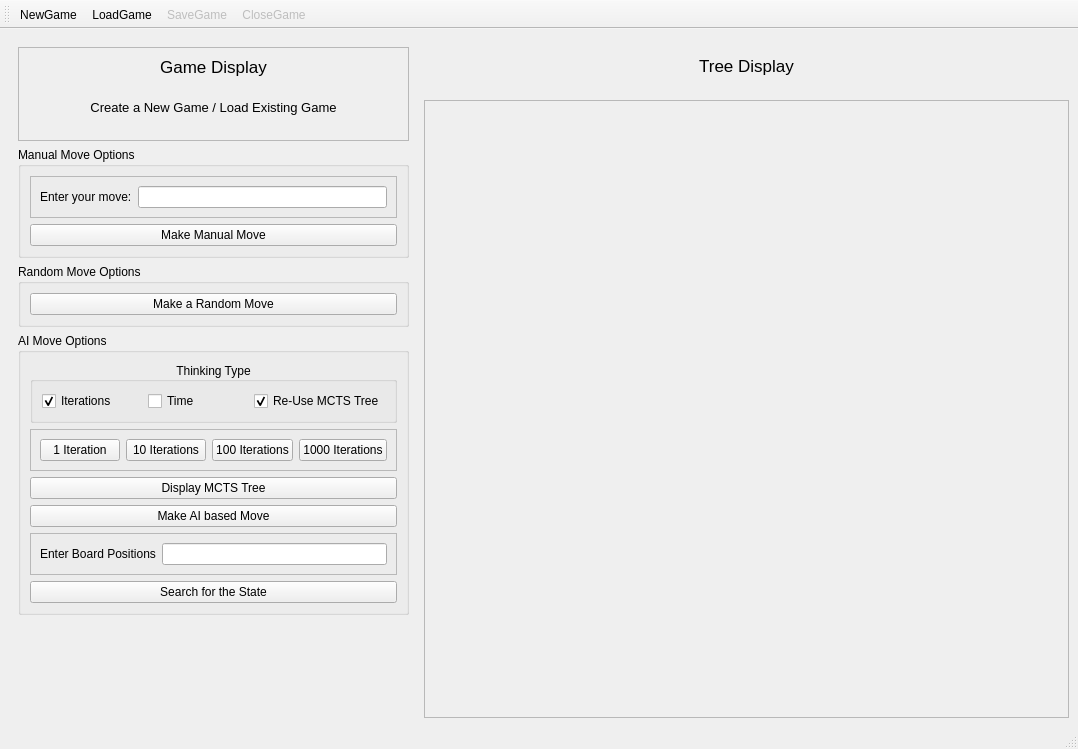
<?xml version="1.0" encoding="UTF-8"?>
<ui version="4.0">
 <class>MainWindow</class>
 <widget class="QMainWindow" name="MainWindow">
  <property name="geometry">
   <rect>
    <x>0</x>
    <y>0</y>
    <width>1078</width>
    <height>749</height>
   </rect>
  </property>
  <property name="windowTitle">
   <string>MCTS Visualiser</string>
  </property>
  <widget class="QWidget" name="centralwidget">
   <property name="enabled">
    <bool>true</bool>
   </property>
   <layout class="QGridLayout" name="gridLayout" columnstretch="1,2">
    <item row="0" column="0" rowspan="2">
     <widget class="QFrame" name="GameRegion">
      <property name="enabled">
       <bool>true</bool>
      </property>
      <property name="sizePolicy">
       <sizepolicy hsizetype="Preferred" vsizetype="Preferred">
        <horstretch>0</horstretch>
        <verstretch>0</verstretch>
       </sizepolicy>
      </property>
      <property name="frameShape">
       <enum>QFrame::NoFrame</enum>
      </property>
      <property name="frameShadow">
       <enum>QFrame::Raised</enum>
      </property>
      <layout class="QVBoxLayout" name="verticalLayout">
       <item>
        <widget class="QFrame" name="GameDisplayFrame">
         <property name="sizePolicy">
          <sizepolicy hsizetype="Minimum" vsizetype="Minimum">
           <horstretch>0</horstretch>
           <verstretch>0</verstretch>
          </sizepolicy>
         </property>
         <property name="frameShape">
          <enum>QFrame::StyledPanel</enum>
         </property>
         <property name="frameShadow">
          <enum>QFrame::Raised</enum>
         </property>
         <layout class="QVBoxLayout" name="verticalLayout_4">
          <item>
           <widget class="QLabel" name="GameDisplayLabel">
            <property name="sizePolicy">
             <sizepolicy hsizetype="Preferred" vsizetype="Minimum">
              <horstretch>0</horstretch>
              <verstretch>0</verstretch>
             </sizepolicy>
            </property>
            <property name="font">
             <font>
              <pointsize>13</pointsize>
             </font>
            </property>
            <property name="text">
             <string>Game Display</string>
            </property>
            <property name="alignment">
             <set>Qt::AlignCenter</set>
            </property>
           </widget>
          </item>
          <item>
           <widget class="QLabel" name="GameInfoLabel">
            <property name="sizePolicy">
             <sizepolicy hsizetype="Preferred" vsizetype="MinimumExpanding">
              <horstretch>0</horstretch>
              <verstretch>0</verstretch>
             </sizepolicy>
            </property>
            <property name="font">
             <font>
              <pointsize>10</pointsize>
             </font>
            </property>
            <property name="text">
             <string>Create a New Game / Load Existing Game</string>
            </property>
            <property name="alignment">
             <set>Qt::AlignCenter</set>
            </property>
           </widget>
          </item>
         </layout>
        </widget>
       </item>
       <item>
        <widget class="QGroupBox" name="ManualMoveFrame">
         <property name="sizePolicy">
          <sizepolicy hsizetype="Minimum" vsizetype="Minimum">
           <horstretch>0</horstretch>
           <verstretch>0</verstretch>
          </sizepolicy>
         </property>
         <property name="title">
          <string>Manual Move Options</string>
         </property>
         <property name="checkable">
          <bool>false</bool>
         </property>
         <property name="checked">
          <bool>false</bool>
         </property>
         <layout class="QVBoxLayout" name="verticalLayout_3">
          <item>
           <widget class="QFrame" name="ManualOptionsFrame">
            <property name="frameShape">
             <enum>QFrame::StyledPanel</enum>
            </property>
            <property name="frameShadow">
             <enum>QFrame::Raised</enum>
            </property>
            <layout class="QHBoxLayout" name="horizontalLayout_2">
             <item>
              <widget class="QLabel" name="ManualMoveLabel">
               <property name="text">
                <string>Enter your move:</string>
               </property>
              </widget>
             </item>
             <item>
              <widget class="QLineEdit" name="ManualLineInput">
               <property name="sizePolicy">
                <sizepolicy hsizetype="MinimumExpanding" vsizetype="Fixed">
                 <horstretch>0</horstretch>
                 <verstretch>0</verstretch>
                </sizepolicy>
               </property>
               <property name="inputMethodHints">
                <set>Qt::ImhNone</set>
               </property>
               <property name="text">
                <string/>
               </property>
               <property name="alignment">
                <set>Qt::AlignJustify|Qt::AlignVCenter</set>
               </property>
               <property name="placeholderText">
                <string/>
               </property>
              </widget>
             </item>
            </layout>
           </widget>
          </item>
          <item>
           <widget class="QPushButton" name="ManualMoveButton">
            <property name="text">
             <string>Make Manual Move</string>
            </property>
           </widget>
          </item>
         </layout>
        </widget>
       </item>
       <item>
        <widget class="QGroupBox" name="RandomMoveFrame">
         <property name="title">
          <string>Random Move Options</string>
         </property>
         <layout class="QHBoxLayout" name="horizontalLayout_3">
          <item>
           <widget class="QPushButton" name="RandomMoveButton">
            <property name="text">
             <string>Make a Random Move</string>
            </property>
           </widget>
          </item>
         </layout>
        </widget>
       </item>
       <item>
        <widget class="QGroupBox" name="AIMoveFrame">
         <property name="enabled">
          <bool>true</bool>
         </property>
         <property name="sizePolicy">
          <sizepolicy hsizetype="Minimum" vsizetype="Preferred">
           <horstretch>0</horstretch>
           <verstretch>0</verstretch>
          </sizepolicy>
         </property>
         <property name="title">
          <string>AI Move Options</string>
         </property>
         <layout class="QVBoxLayout" name="verticalLayout_7">
          <item>
           <widget class="QGroupBox" name="AITypeBox">
            <property name="enabled">
             <bool>true</bool>
            </property>
            <property name="sizePolicy">
             <sizepolicy hsizetype="Minimum" vsizetype="Minimum">
              <horstretch>0</horstretch>
              <verstretch>0</verstretch>
             </sizepolicy>
            </property>
            <property name="title">
             <string>Thinking Type</string>
            </property>
            <property name="alignment">
             <set>Qt::AlignCenter</set>
            </property>
            <layout class="QHBoxLayout" name="horizontalLayout_4">
             <item>
              <widget class="QCheckBox" name="IterationsCheckBox">
               <property name="enabled">
                <bool>true</bool>
               </property>
               <property name="sizePolicy">
                <sizepolicy hsizetype="MinimumExpanding" vsizetype="Minimum">
                 <horstretch>0</horstretch>
                 <verstretch>0</verstretch>
                </sizepolicy>
               </property>
               <property name="text">
                <string>Iterations</string>
               </property>
               <property name="checked">
                <bool>true</bool>
               </property>
               <attribute name="buttonGroup">
                <string notr="true">ThinkingTypeOptions</string>
               </attribute>
              </widget>
             </item>
             <item>
              <widget class="QCheckBox" name="TimeCheckBox">
               <property name="sizePolicy">
                <sizepolicy hsizetype="MinimumExpanding" vsizetype="Minimum">
                 <horstretch>0</horstretch>
                 <verstretch>0</verstretch>
                </sizepolicy>
               </property>
               <property name="text">
                <string>Time</string>
               </property>
               <attribute name="buttonGroup">
                <string notr="true">ThinkingTypeOptions</string>
               </attribute>
              </widget>
             </item>
             <item>
              <widget class="QCheckBox" name="EnableReUseCheckBox">
               <property name="sizePolicy">
                <sizepolicy hsizetype="MinimumExpanding" vsizetype="Minimum">
                 <horstretch>0</horstretch>
                 <verstretch>0</verstretch>
                </sizepolicy>
               </property>
               <property name="text">
                <string>Re-Use MCTS Tree</string>
               </property>
               <property name="checked">
                <bool>true</bool>
               </property>
              </widget>
             </item>
            </layout>
           </widget>
          </item>
          <item>
           <widget class="QFrame" name="LimitsFrame">
            <property name="sizePolicy">
             <sizepolicy hsizetype="Minimum" vsizetype="Minimum">
              <horstretch>0</horstretch>
              <verstretch>0</verstretch>
             </sizepolicy>
            </property>
            <property name="frameShape">
             <enum>QFrame::StyledPanel</enum>
            </property>
            <property name="frameShadow">
             <enum>QFrame::Raised</enum>
            </property>
            <layout class="QHBoxLayout" name="horizontalLayout_5">
             <item>
              <widget class="QPushButton" name="L_LimitButton">
               <property name="sizePolicy">
                <sizepolicy hsizetype="MinimumExpanding" vsizetype="Minimum">
                 <horstretch>0</horstretch>
                 <verstretch>0</verstretch>
                </sizepolicy>
               </property>
               <property name="text">
                <string>1 Iteration</string>
               </property>
              </widget>
             </item>
             <item>
              <widget class="QPushButton" name="M_LimitButton">
               <property name="sizePolicy">
                <sizepolicy hsizetype="MinimumExpanding" vsizetype="Minimum">
                 <horstretch>0</horstretch>
                 <verstretch>0</verstretch>
                </sizepolicy>
               </property>
               <property name="text">
                <string>10 Iterations</string>
               </property>
              </widget>
             </item>
             <item>
              <widget class="QPushButton" name="H_LimitButton">
               <property name="sizePolicy">
                <sizepolicy hsizetype="MinimumExpanding" vsizetype="Minimum">
                 <horstretch>0</horstretch>
                 <verstretch>0</verstretch>
                </sizepolicy>
               </property>
               <property name="text">
                <string>100 Iterations</string>
               </property>
              </widget>
             </item>
             <item>
              <widget class="QPushButton" name="HighestLimit">
               <property name="sizePolicy">
                <sizepolicy hsizetype="MinimumExpanding" vsizetype="Minimum">
                 <horstretch>0</horstretch>
                 <verstretch>0</verstretch>
                </sizepolicy>
               </property>
               <property name="text">
                <string>1000 Iterations</string>
               </property>
              </widget>
             </item>
            </layout>
           </widget>
          </item>
          <item>
           <widget class="QPushButton" name="AIDisplayTreeButton">
            <property name="sizePolicy">
             <sizepolicy hsizetype="Minimum" vsizetype="Minimum">
              <horstretch>0</horstretch>
              <verstretch>0</verstretch>
             </sizepolicy>
            </property>
            <property name="text">
             <string>Display MCTS Tree</string>
            </property>
           </widget>
          </item>
          <item>
           <widget class="QPushButton" name="AIMoveButton">
            <property name="sizePolicy">
             <sizepolicy hsizetype="Minimum" vsizetype="Minimum">
              <horstretch>0</horstretch>
              <verstretch>0</verstretch>
             </sizepolicy>
            </property>
            <property name="text">
             <string>Make AI based Move</string>
            </property>
           </widget>
          </item>
          <item>
           <widget class="QFrame" name="ManualEntryFrame">
            <property name="sizePolicy">
             <sizepolicy hsizetype="Minimum" vsizetype="Minimum">
              <horstretch>0</horstretch>
              <verstretch>0</verstretch>
             </sizepolicy>
            </property>
            <property name="frameShape">
             <enum>QFrame::StyledPanel</enum>
            </property>
            <property name="frameShadow">
             <enum>QFrame::Raised</enum>
            </property>
            <layout class="QHBoxLayout" name="horizontalLayout_6">
             <item>
              <widget class="QLabel" name="stateValueLabel">
               <property name="sizePolicy">
                <sizepolicy hsizetype="Minimum" vsizetype="Minimum">
                 <horstretch>0</horstretch>
                 <verstretch>0</verstretch>
                </sizepolicy>
               </property>
               <property name="text">
                <string>Enter Board Positions</string>
               </property>
              </widget>
             </item>
             <item>
              <widget class="QLineEdit" name="stateValue">
               <property name="sizePolicy">
                <sizepolicy hsizetype="MinimumExpanding" vsizetype="Minimum">
                 <horstretch>0</horstretch>
                 <verstretch>0</verstretch>
                </sizepolicy>
               </property>
               <property name="inputMethodHints">
                <set>Qt::ImhNone</set>
               </property>
               <property name="text">
                <string/>
               </property>
              </widget>
             </item>
            </layout>
           </widget>
          </item>
          <item>
           <widget class="QPushButton" name="SearchStateButton">
            <property name="sizePolicy">
             <sizepolicy hsizetype="Minimum" vsizetype="Minimum">
              <horstretch>0</horstretch>
              <verstretch>0</verstretch>
             </sizepolicy>
            </property>
            <property name="text">
             <string>Search for the State</string>
            </property>
           </widget>
          </item>
         </layout>
        </widget>
       </item>
       <item>
        <spacer name="verticalSpacer">
         <property name="orientation">
          <enum>Qt::Vertical</enum>
         </property>
         <property name="sizeHint" stdset="0">
          <size>
           <width>20</width>
           <height>40</height>
          </size>
         </property>
        </spacer>
       </item>
      </layout>
     </widget>
    </item>
    <item row="0" column="1">
     <widget class="QLabel" name="TreeDisplayLabel">
      <property name="sizePolicy">
       <sizepolicy hsizetype="Minimum" vsizetype="Minimum">
        <horstretch>0</horstretch>
        <verstretch>1</verstretch>
       </sizepolicy>
      </property>
      <property name="font">
       <font>
        <pointsize>13</pointsize>
       </font>
      </property>
      <property name="text">
       <string>Tree Display</string>
      </property>
      <property name="alignment">
       <set>Qt::AlignCenter</set>
      </property>
     </widget>
    </item>
    <item row="1" column="1">
     <widget class="QScrollArea" name="TreeVisualizer">
      <property name="enabled">
       <bool>true</bool>
      </property>
      <property name="sizePolicy">
       <sizepolicy hsizetype="Expanding" vsizetype="Expanding">
        <horstretch>0</horstretch>
        <verstretch>11</verstretch>
       </sizepolicy>
      </property>
      <property name="widgetResizable">
       <bool>true</bool>
      </property>
      <widget class="QWidget" name="scrollAreaWidgetContents">
       <property name="geometry">
        <rect>
         <x>0</x>
         <y>0</y>
         <width>664</width>
         <height>592</height>
        </rect>
       </property>
      </widget>
     </widget>
    </item>
   </layout>
  </widget>
  <widget class="QMenuBar" name="menubar">
   <property name="geometry">
    <rect>
     <x>0</x>
     <y>0</y>
     <width>1078</width>
     <height>22</height>
    </rect>
   </property>
  </widget>
  <widget class="QStatusBar" name="statusbar">
   <property name="layoutDirection">
    <enum>Qt::LeftToRight</enum>
   </property>
  </widget>
  <widget class="QToolBar" name="toolBar">
   <property name="windowTitle">
    <string>toolBar</string>
   </property>
   <attribute name="toolBarArea">
    <enum>TopToolBarArea</enum>
   </attribute>
   <attribute name="toolBarBreak">
    <bool>false</bool>
   </attribute>
   <addaction name="actionNewGame"/>
   <addaction name="actionLoadGame"/>
   <addaction name="actionSaveGame"/>
   <addaction name="actionCloseGame"/>
  </widget>
  <action name="actionNewGame">
   <property name="icon">
    <iconset resource="../../Resources/Resources.qrc">
     <normaloff>:/Icons/GameNew.png</normaloff>:/Icons/GameNew.png</iconset>
   </property>
   <property name="text">
    <string>NewGame</string>
   </property>
   <property name="toolTip">
    <string>Start a new game</string>
   </property>
   <property name="shortcut">
    <string>Ctrl+N</string>
   </property>
  </action>
  <action name="actionLoadGame">
   <property name="icon">
    <iconset resource="../../Resources/Resources.qrc">
     <normaloff>:/Icons/GameOpen.png</normaloff>:/Icons/GameOpen.png</iconset>
   </property>
   <property name="text">
    <string>LoadGame</string>
   </property>
   <property name="toolTip">
    <string>Load a saved game</string>
   </property>
   <property name="shortcut">
    <string>Ctrl+O</string>
   </property>
  </action>
  <action name="actionSaveGame">
   <property name="enabled">
    <bool>false</bool>
   </property>
   <property name="icon">
    <iconset resource="../../Resources/Resources.qrc">
     <normaloff>:/Icons/GameSave.png</normaloff>:/Icons/GameSave.png</iconset>
   </property>
   <property name="text">
    <string>SaveGame</string>
   </property>
   <property name="toolTip">
    <string>Save current game</string>
   </property>
   <property name="shortcut">
    <string>Ctrl+S</string>
   </property>
  </action>
  <action name="actionCloseGame">
   <property name="enabled">
    <bool>false</bool>
   </property>
   <property name="icon">
    <iconset resource="../../Resources/Resources.qrc">
     <normaloff>:/Icons/GameClose.png</normaloff>:/Icons/GameClose.png</iconset>
   </property>
   <property name="text">
    <string>CloseGame</string>
   </property>
   <property name="toolTip">
    <string>Close current game</string>
   </property>
   <property name="shortcut">
    <string>Ctrl+W</string>
   </property>
  </action>
 </widget>
 <resources>
  <include location="../../Resources/Resources.qrc"/>
 </resources>
 <connections/>
 <buttongroups>
  <buttongroup name="ThinkingTypeOptions"/>
 </buttongroups>
</ui>
